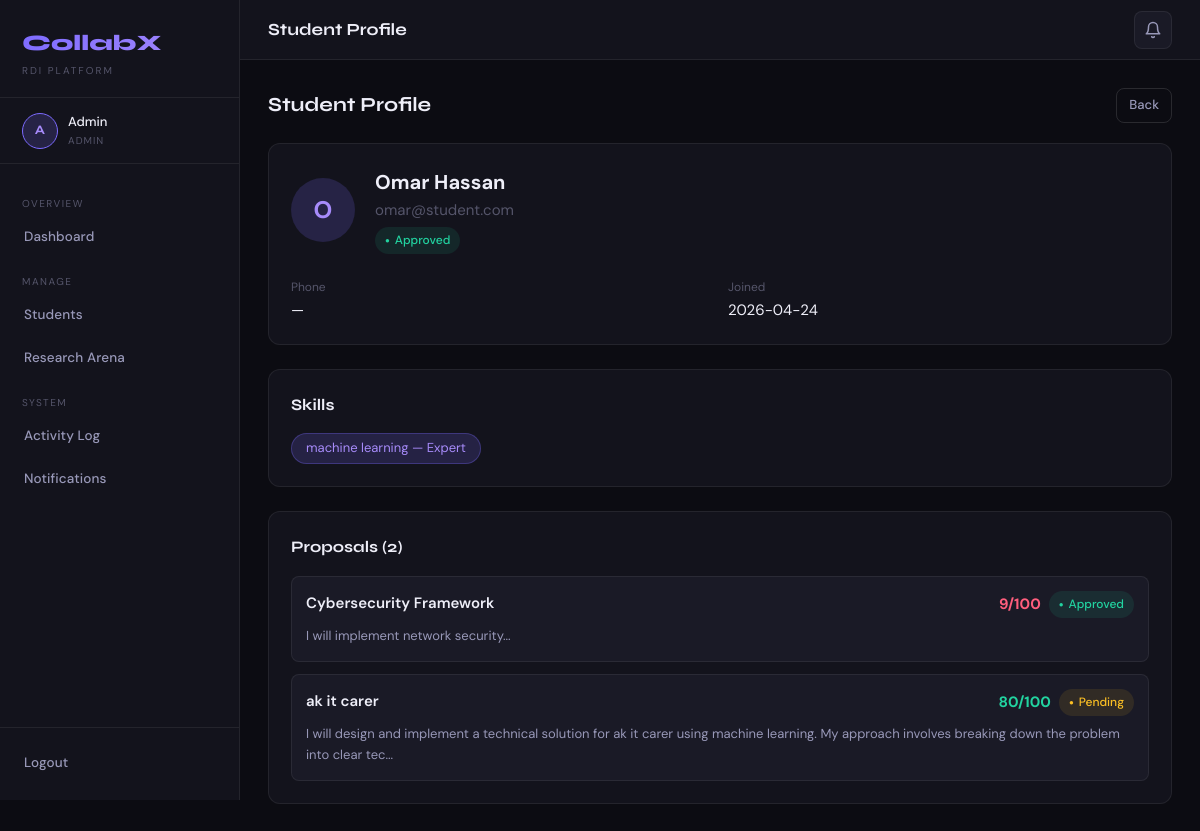
/admin/view_student/9 (signed in), run on the app's committed database.
### tables this page shows
CREATE TABLE users (
    id INTEGER PRIMARY KEY AUTOINCREMENT, name TEXT NOT NULL, email TEXT UNIQUE NOT NULL,
    phone TEXT, password TEXT NOT NULL, role TEXT DEFAULT 'student',
    approved INTEGER DEFAULT 0, suspended INTEGER DEFAULT 0,
    created_at TIMESTAMP DEFAULT CURRENT_TIMESTAMP);

CREATE TABLE student_skills (
    id INTEGER PRIMARY KEY AUTOINCREMENT,
    student_id INTEGER,
    skill_name TEXT,
    skill_level TEXT DEFAULT 'Intermediate',
    created_at TIMESTAMP DEFAULT CURRENT_TIMESTAMP,
    UNIQUE(student_id, skill_name)
);

CREATE TABLE proposals (
    id INTEGER PRIMARY KEY AUTOINCREMENT,
    challenge_id INTEGER,
    student_id INTEGER,
    title TEXT DEFAULT "Proposal",
    content TEXT,
    status TEXT DEFAULT "pending",
    ml_score INTEGER DEFAULT 0,
    ml_keywords_matched INTEGER DEFAULT 0,
    ml_keywords_total INTEGER DEFAULT 0,
    created_at TIMESTAMP DEFAULT CURRENT_TIMESTAMP,
    updated_at TIMESTAMP DEFAULT CURRENT_TIMESTAMP
, admin_message TEXT, student_response TEXT DEFAULT NULL);

CREATE TABLE challenges (
    id INTEGER PRIMARY KEY AUTOINCREMENT, title TEXT NOT NULL, description TEXT,
    deadline TEXT, skills TEXT,
    created_at TIMESTAMP DEFAULT CURRENT_TIMESTAMP, updated_at TIMESTAMP DEFAULT CURRENT_TIMESTAMP);

### app.py (the view)
@app.route("/admin/view_student/<int:sid>")
@login_required(role="admin")
def admin_view_student(sid):
    db = get_db()
    student = db.execute("SELECT * FROM users WHERE id=?", (sid,)).fetchone()
    skills = db.execute("SELECT * FROM student_skills WHERE student_id=?", (sid,)).fetchall()
    proposals = db.execute("""SELECT p.*, c.title as challenge_title FROM proposals p
                               JOIN challenges c ON p.challenge_id=c.id
                               WHERE p.student_id=?""", (sid,)).fetchall()
    db.close()
    return render_template("admin_view_student.html", student=student, skills=skills,
                           proposals=proposals, unread_count=unread(session["user_id"]))

### app.py (called while the page is built)
def get_db():
    db = sqlite3.connect("database.db")
    db.row_factory = sqlite3.Row
    return db

def unread(user_id):
    db = get_db(); n = db.execute("SELECT COUNT(*) FROM notifications WHERE user_id=? AND is_read=0",(user_id,)).fetchone()[0]; db.close(); return n

def login_required(role=None):
    def decorator(fn):
        @wraps(fn)
        def wrapper(*args, **kwargs):
            if "user_id" not in session: return redirect("/")
            if role and session.get("role") != role: return render_template("error.html",message="Access denied.",code=403),403
            return fn(*args, **kwargs)
        return wrapper
    return decorator

### templates/admin_view_student.html (shortened to what this page needs)
{% extends "base.html" %}
{% block topbar_title %}Student Profile{% endblock %}
{% block content %}
<div class="section-header">
  <div class="section-title">Student Profile</div>
  <a href="/admin/arena" class="btn btn-outline btn-sm">Back</a>
</div>
<div class="card" style="margin-bottom:24px;">
  <div style="display:flex;align-items:center;gap:20px;margin-bottom:20px;">
    <div style="width:64px;height:64px;border-radius:50%;background:var(--glow);display:flex;align-items:center;justify-content:center;font-size:24px;font-weight:700;color:var(--accent2);">{{ student.name[0].upper() }}</div>
    <div>
      <div style="font-size:20px;font-weight:700;">{{ student.name }}</div>
      <div style="color:var(--text3);">{{ student.email }}</div>
      <div style="margin-top:4px;">
        {% if student.suspended %}<span class="badge badge-suspended">Suspended</span>
        {% elif student.approved %}<span class="badge badge-approved">Approved</span>
        {% else %}<span class="badge badge-pending">Pending</span>{% endif %}
      </div>
    </div>
  </div>
  <div style="display:grid;grid-template-columns:1fr 1fr;gap:16px;">
    <div><span style="font-size:12px;color:var(--text3);">Phone</span><div>{{ student.phone or '—' }}</div></div>
    <div><span style="font-size:12px;color:var(--text3);">Joined</span><div>{{ student.created_at[:10] if student.created_at else '—' }}</div></div>
  </div>
</div>
{% if skills %}
<div class="card" style="margin-bottom:24px;">
  <div class="card-title">Skills</div>
  <div style="display:flex;flex-wrap:wrap;gap:8px;">
    {% for s in skills %}
    <span style="background:var(--glow);color:var(--accent2);border:1px solid rgba(124,106,255,0.3);padding:4px 14px;border-radius:99px;font-size:13px;">
      {{ s.skill_name }} — {{ s.skill_level }}
    </span>
    {% endfor %}
  </div>
</div>
{% endif %}
{% if proposals %}
<div class="card">
  <div class="card-title">Proposals ({{ proposals|length }})</div>
  <div style="display:flex;flex-direction:column;gap:12px;">
    {% for p in proposals %}
    <div style="padding:14px;background:var(--bg3);border-radius:var(--r-sm);border:1px solid var(--border);">
      <div style="display:flex;justify-content:space-between;margin-bottom:8px;">
        <div style="font-weight:600;">{{ p.challenge_title }}</div>
        <div style="display:flex;gap:8px;align-items:center;">
          <span style="font-weight:700;color:{% if p.ml_score >= 70 %}var(--green){% elif p.ml_score >= 40 %}var(--amber){% else %}var(--red){% endif %};">{{ p.ml_score }}/100</span>
          {% if p.status == 'approved' %}<span class="badge badge-approved">Approved</span>
          {% elif p.status == 'rejected' %}<span class="badge badge-rejected">Rejected</span>
          {% else %}<span class="badge badge-pending">Pending</span>{% endif %}
        </div>
      </div>
      <div style="font-size:13px;color:var(--text2);">{{ p.content[:150] }}...</div>
    </div>
    {% endfor %}
  </div>
</div>
{% endif %}
{% endblock %}

### static/style.css (style rules this page uses)
:root { --bg:#0c0c12;--bg2:#13131c;--bg3:#1a1a26;--bg4:#21212f;--border:rgba(255,255,255,0.07);--border2:rgba(255,255,255,0.12);--accent:#7c6aff;--accent2:#a78bfa;--accent-d:#5b4de0;--glow:rgba(124,106,255,0.18);--green:#22d3a0;--green-bg:rgba(34,211,160,0.1);--red:#ff5e7d;--red-bg:rgba(255,94,125,0.1);--amber:#fbbf24;--amber-bg:rgba(251,191,36,0.1);--blue:#38bdf8;--blue-bg:rgba(56,189,248,0.1);--text:#eeeef8;--text2:#9898b8;--text3:#55556a;--sidebar:240px;--r:12px;--r-sm:8px;--r-lg:18px }
*,*::before,*::after { box-sizing:border-box;margin:0;padding:0 }
html { scroll-behavior:smooth }
body { font-family:'DM Sans',sans-serif;background:var(--bg);color:var(--text);min-height:100vh;font-size:15px;line-height:1.6 }
.card { background:var(--bg2);border:1px solid var(--border);border-radius:var(--r);padding:22px }
.card-title { font-family:'Syne',sans-serif;font-size:16px;font-weight:700;color:var(--text);margin-bottom:16px }
.btn { display:inline-flex;align-items:center;gap:6px;padding:9px 18px;border-radius:var(--r-sm);font-family:'DM Sans',sans-serif;font-size:14px;font-weight:500;cursor:pointer;border:none;text-decoration:none;transition:all .18s;white-space:nowrap }
.btn-outline { background:transparent;border:1px solid var(--border2);color:var(--text2) }
.btn-sm { padding:6px 12px;font-size:13px }
.badge { display:inline-flex;align-items:center;gap:5px;padding:4px 10px;border-radius:20px;font-size:12px;font-weight:500 }
.badge::before { content:'●';font-size:8px }
.badge-pending { background:var(--amber-bg);color:var(--amber) }
.badge-approved { background:var(--green-bg);color:var(--green) }
.section-header { display:flex;align-items:center;justify-content:space-between;margin-bottom:20px;flex-wrap:wrap;gap:12px }
.section-title { font-family:'Syne',sans-serif;font-size:20px;font-weight:700;color:var(--text) }

### data on the page
users: name "O", name "Omar Hassan", email "omar@student.com", created_at "2026-04-24"
student_skills: skill_name "machine learning", skill_level "Expert"
proposals: challenge_title "Cybersecurity Framework", ml_score "9", status "Approved", content "I will implement network security"
proposals: challenge_title "ak it carer", ml_score "80", status "Pending", content "I will design and implement a technical solution for ak it carer using machine learning. My approach involves breaking down the problem into clear tec"

### other printed values
{{ session['name'][0].upper() }} "A"
{{ session['name'] }} "Admin"
{{ session['role'] }} "ADMIN"
{{ student.phone or '—' }} "—"
{{ proposals|length }} "2"
